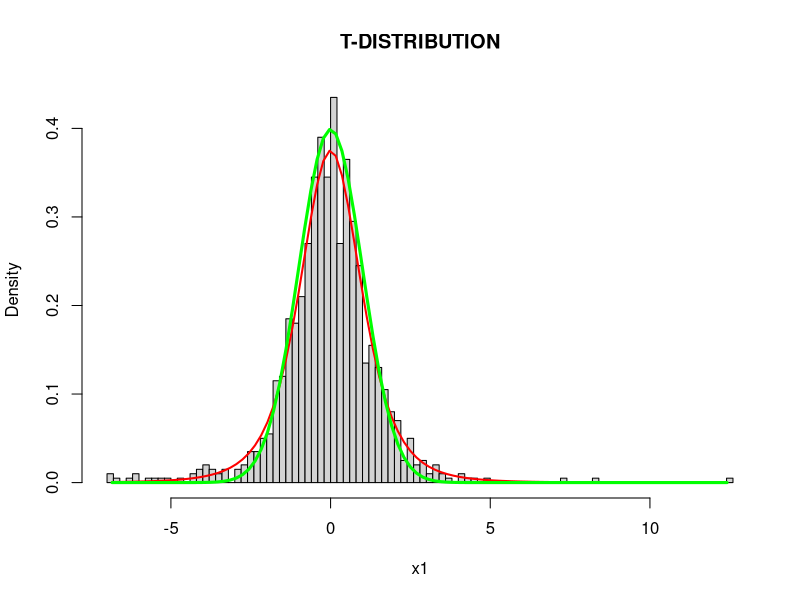
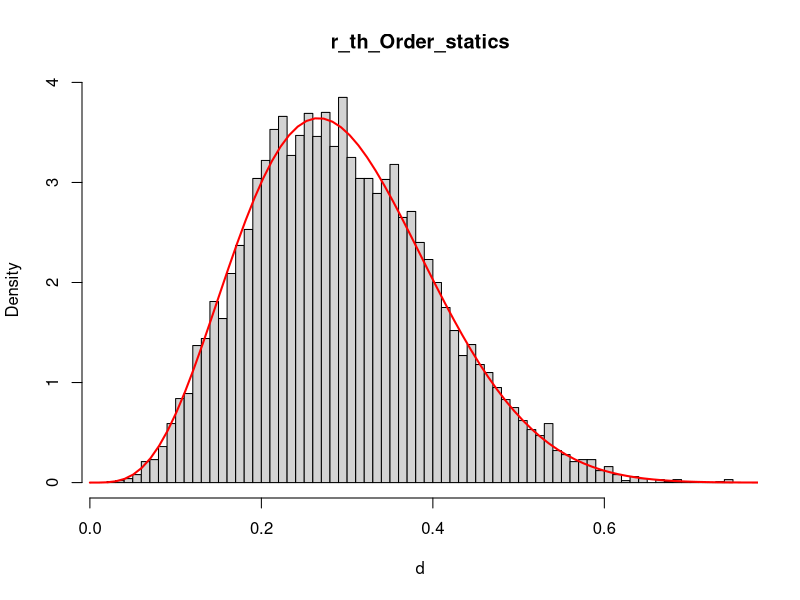

Write R code to recreate these figures, in order.
#Question1

n <- 1000
df <- 4
#samples <- rt(n, df)
x1 <-rt(n, df=df)
s<- seq(min(x1),max(x1),length=100)
par(mfrow=c(1,1))
hist(x1 , probability=T,breaks=100 , main="T-DISTRIBUTION")
lines(dt(s,df)~s , col = 'red' ,lwd=2)
lines(dnorm(s,mean=0,sd=1)~s, col='green' , lwd=3)
#hist(samples, breaks = 'Scott', freq = FALSE)



#Question2












#question3

nn <- 10000
a <- 5
b<- 12
m <- a+b-1
d<- array(0,dim = c(nn))
for(i in 1:nn){
  u <- runif (m,min=0,max=1)
  u_sort <- sort(u,decreasing = FALSE)
  d[i] <- u_sort[a]
}
hist(d,probability =T ,breaks =100 , main = "r_th_Order_statics")
s<- seq(0,1,length=100)
lines(dbeta(s,a,b)~s,col ='red' , lwd =2)


#Question4
data("mtcars")

sample.mean <- mean(mtcars$mpg)
print(sample.mean)

sample.n <- length(mtcars$mpg)
sample.sd <- sd(mtcars$mpg)
sample.se <- sample.sd/sqrt(sample.n)
print(sample.se)

alpha = 0.01
degrees.freedom = sample.n - 1
t.score = qt(p=alpha/2, df=degrees.freedom,lower.tail=F)
print(t.score)

margin.error <- t.score * sample.se
lower.bound <- sample.mean - margin.error
upper.bound <- sample.mean + margin.error
print(c(lower.bound,upper.bound))

#Question5

#Using cor.test()

# Taking two numeric
# Vectors with same length
x = c(1, 2, 3, 4, 5, 6, 7)
y = c(1, 3, 6, 2, 7, 4, 5)

# Calculating
# Correlation coefficient
# Using cor.test() method
result = cor.test(x, y, method = "pearson")

# Print the result
print(result)






















        

